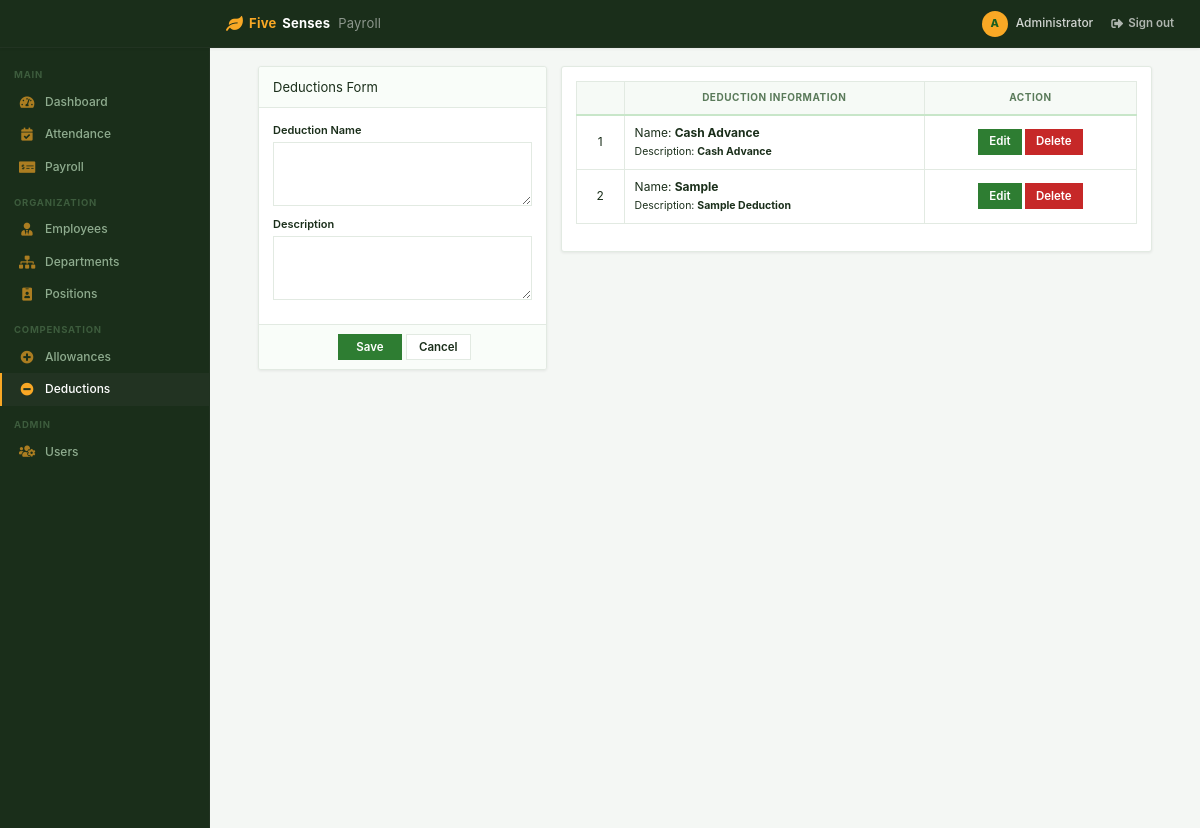
The app's page /index.php?page=deductions (signed in) with its own data.
### tables this page shows
CREATE TABLE `deductions` (
  `id` int(30) NOT NULL,
  `deduction` text NOT NULL,
  `description` text NOT NULL
);

### deductions.php (the view, shortened to what this page needs)
<?php include('db_connect.php');?>
<div class="container-fluid">
	<div class="col-lg-12">
		<div class="row">
			<div class="col-md-4">
			<form action="" id="manage-deductions">
				<div class="card">
					<div class="card-header">
						  Deductions Form
				  	</div>
					<div class="card-body">
							<div class="form-group">
								<label class="control-label">Deduction Name</label>
								<textarea name="deduction" id="" cols="30" rows="2" class="form-control" required></textarea>
							</div>
							<div class="form-group">
								<label class="control-label">Description</label>
								<textarea name="description" id="" cols="30" rows="2" class="form-control" required></textarea>
							</div>
					</div>
					<div class="card-footer">
						<div class="row">
							<div class="col-md-12">
								<button class="btn btn-sm btn-primary col-sm-3 offset-md-3"> Save</button>
								<button class="btn btn-sm btn-default col-sm-3" type="button" onclick="_reset()"> Cancel</button>
							</div>
						</div>
					</div>
				</div>
			</form>
			</div>
			<div class="col-md-8">
				<div class="card">
					<div class="card-body">
						<table class="table table-bordered table-hover">
							<thead>
								<tr>
									<th class="text-center">
									<th class="text-center">Deduction Information</th>
									<th class="text-center">Action</th>
								</tr>
							</thead>
							<tbody>
								<?php
								$i = 1;
								$deductions = $conn->query("SELECT * FROM deductions order by id asc");
								while($row=$deductions->fetch_assoc()):
								?>
								<tr>
									<td class="text-center"><?php echo $i++ ?></td>
									<td class="">
										 <p>Name: <b><?php echo $row['deduction'] ?></b></p>
										 <p class="truncate"><small>Description: <b><?php echo $row['description'] ?></b></small></p>
									</td>
									<td class="text-center">
										<button class="btn btn-sm btn-primary edit_deductions" type="button" data-id="<?php echo $row['id'] ?>" data-deduction="<?php echo $row['deduction'] ?>" data-description="<?php echo $row['description'] ?>" >Edit</button>
										<button class="btn btn-sm btn-danger delete_deductions" type="button" data-id="<?php echo $row['id'] ?>">Delete</button>
									</td>
								</tr>
								<?php endwhile; ?>
							</tbody>
						</table>
					</div>
				</div>
			</div>
		</div>
	</div>
</div>

### assets/css/style.css (style rules this page uses)
*, *::before, *::after { box-sizing: border-box; margin: 0; padding: 0; }
:root { --green: #2e7d32; --green-hover: #256427; --green-deep: #1b5e20; --green-light: #f1f8f1; --green-muted: #c8e6c9; --yellow: #f9a825; --yellow-hover: #f57f17; --yellow-light: #fffde7; --yellow-muted: #fff9c4; --sidebar-bg: #1a2e1a; --sidebar-hover: #223322; --sidebar-active: #2e7d32; --sidebar-text: #8fac8f; --sidebar-text-act:#ffffff; --sidebar-border: #223322; --sidebar-w: 210px; --topbar-bg: #ffffff; --topbar-border: #e4ede4; --topbar-h: 48px; --bg: #f4f7f4; --surface: #ffffff; --border: #e2eae2; --border-h:#c8d8c8; --text: #1a2e1a; --text-2: #5a7a5a; --text-ph: #9ab89a; --danger: #c62828; --info: #1565c0; --warning: #e65100; --r: 3px; --r-sm: 0px; --r-lg: 4px; --sh: 0 1px 3px rgba(0,0,0,.07); --sh-md: 0 4px 14px rgba(0,0,0,.10); --t: .15s ease; }
html, body { height: 100%; background: var(--bg); color: var(--text); font-size: 13px; line-height: 1.55; -webkit-font-smoothing: antialiased; }
.card { background: var(--surface); border: 1px solid var(--border) !important; border-radius: var(--r) !important; box-shadow: var(--sh); margin-bottom: 14px; }
.card-header { padding: 10px 14px !important; background: #f9fdf9 !important; border-bottom: 1px solid var(--border) !important; display: flex; align-items: center; gap: 8px; border-radius: var(--r) var(--r) 0 0 !important; }
.card-body { padding: 14px !important; }
.card-footer { padding: 9px 14px !important; background: #f9fdf9 !important; border-top: 1px solid var(--border) !important; }
.table { width: 100%; border-collapse: collapse; font-size: 12px; }
.table thead th { padding: 8px 10px; font-size: 10px; font-weight: 700; text-transform: uppercase; letter-spacing: .5px; color: var(--text-2); background: #f6faf6; border-bottom: 2px solid var(--green-muted); white-space: nowrap; }
.table tbody td { padding: 8px 10px; border-bottom: 1px solid var(--border); color: var(--text); vertical-align: middle; }
.table-hover tbody tr { transition: background var(--t); }
.table-bordered { border: 1px solid var(--border); }
.table-bordered th, .table-bordered td { border: 1px solid var(--border); }
.form-group { margin-bottom: 10px; }
label, .col-form-label { font-size: 11px; font-weight: 600; color: var(--text); margin-bottom: 3px; display: block; }
.form-control, .form-select { height: 30px; padding: 4px 9px; border: 1px solid var(--border); border-radius: var(--r-sm); background: var(--surface); color: var(--text); font-size: 12px; width: 100%; transition: border-color var(--t), box-shadow var(--t); outline: none; }
.form-control::placeholder { color: var(--text-ph); }
textarea.form-control { height: auto; min-height: 64px; resize: vertical; }
.btn { display: inline-flex; align-items: center; justify-content: center; gap: 5px; height: 30px; padding: 0 12px; border-radius: var(--r-sm); border: 1px solid transparent; font-size: 12px; font-weight: 600; cursor: pointer; transition: all var(--t); white-space: nowrap; text-decoration: none; user-select: none; }
.btn-sm { height: 26px; padding: 0 10px; font-size: 11.5px; }
.btn-primary { background: var(--green); border-color: var(--green); color: #fff; }
.btn-danger { background: var(--danger); border-color: var(--danger); color: #fff; }
.btn-default { background: var(--surface); border-color: var(--border); color: var(--text); }
.row { margin-left: -7px; margin-right: -7px; }
.row > [class*="col-"] { padding-left: 7px; padding-right: 7px; }
body { background: var(--bg) !important; background-image: none !important; }

### deductions.php (style rules this page uses)
td { vertical-align: middle !important; }
td p { margin: unset }

### records on screen
deductions: deduction "Cash Advance", description "Cash Advance"
deductions: deduction "Sample", description "Sample Deduction"

### other values on screen
substr($_SESSION['login_name'],0,1) "A"
$_SESSION['login_name'] "Administrator"
